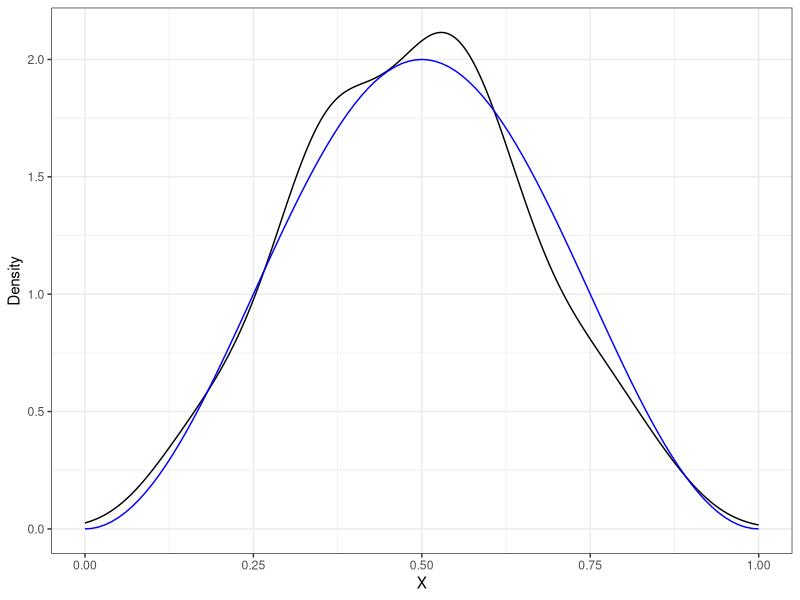
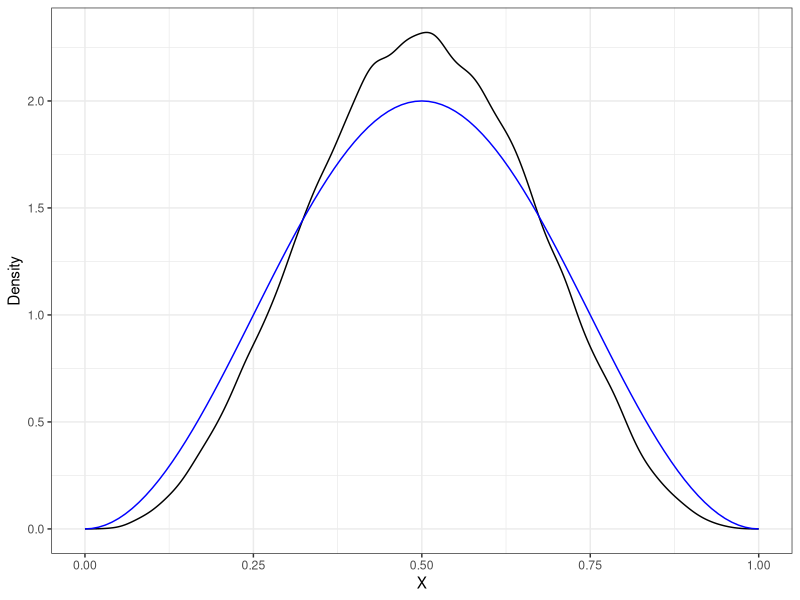
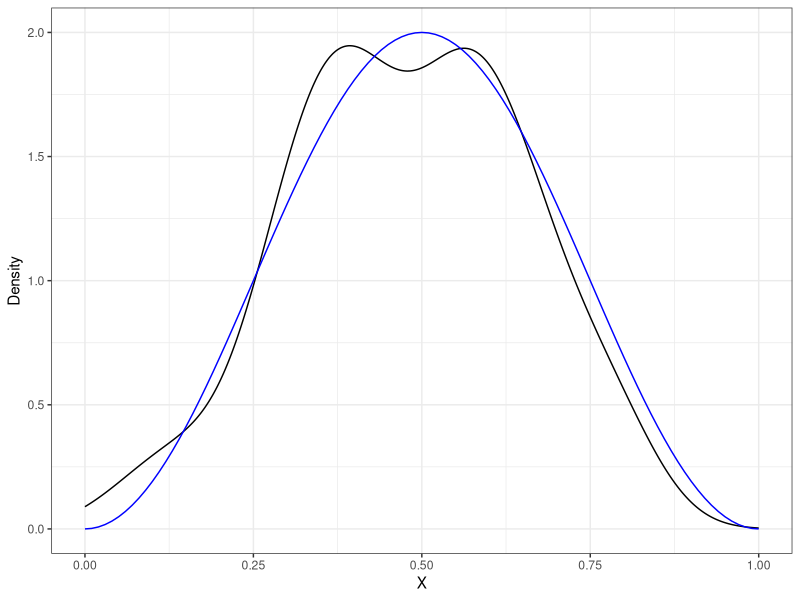
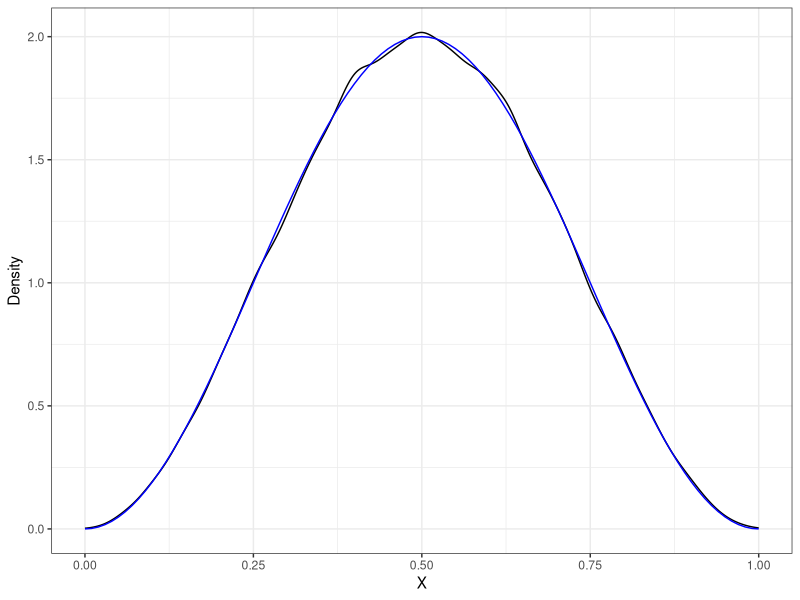

Source code (R) for these figures, in order:
## ---- chunk 1
knitr::opts_chunk$set(echo = TRUE)
## ---- chunk 2
library(ggplot2)
## ---- chunk 3
f=function(x){ return(2*(sin(pi*x))^2) }
g1=function(x){ return(dunif(x,0,1)) }
rg1=function(n){ return(rbeta(n,2,2)) }

N=10^5
xx=(1:(N-1))/N
a1=min(g1(xx)/f(xx))

f1=function(x){ return(a1*f(x)) }
## ---- chunk 4
X = rg1(N)
Y = runif(N, min=0, max=g1(X))
acc=(Y<f1(X))
Xaccepted=X[acc]
Yaccepted=Y[acc]
Xrejected=X[!acc]
Yrejected=Y[!acc]
## ---- chunk 5
#rej_sampl function

rej_sampl=function(N,f,g,rg){
  X = rg(N)
  Y = runif(N, min=0, max=g(X))
  acc=(Y<f(X))
  Xaccepted=X[acc]
  return(Xaccepted)
}
## ---- chunk 6
N=10^2
S=rej_sampl(N,f1,g1,rg1)

length(S)
ggplot()+
  geom_density(aes(x=S))+
  geom_function(fun=f,col="blue")+
  xlim(0,1)+xlab("X")+ylab("Density")+
  theme_bw()
## ---- chunk 7
N=10^5
S=rej_sampl(N,f1,g1,rg1)

length(S)
ggplot()+
  geom_density(aes(x=S))+
  geom_function(fun=f,col="blue")+
  xlim(0,1)+xlab("X")+ylab("Density")+
  theme_bw()
## ---- chunk 8
g2=function(x){ return(dbeta(x,2,2)) }
rg2=function(n){ return(rbeta(n,2,2)) }

N=10^5
xx=(1:(N-1))/N
a2=min(g2(xx)/f(xx))

f2=function(x){ return(a2*f(x)) }
## ---- chunk 9
N=10^2
S=rej_sampl(N,f2,g2,rg2)

length(S)/N
ggplot()+
  geom_density(aes(x=S))+
  geom_function(fun=f,col="blue")+
  xlim(0,1)+xlab("X")+ylab("Density")+
  theme_bw()
## ---- chunk 10
N=10^5
S=rej_sampl(N,f2,g2,rg2)

length(S)/N
ggplot()+
  geom_density(aes(x=S))+
  geom_function(fun=f,col="blue")+
  xlim(0,1)+xlab("X")+ylab("Density")+
  theme_bw()
